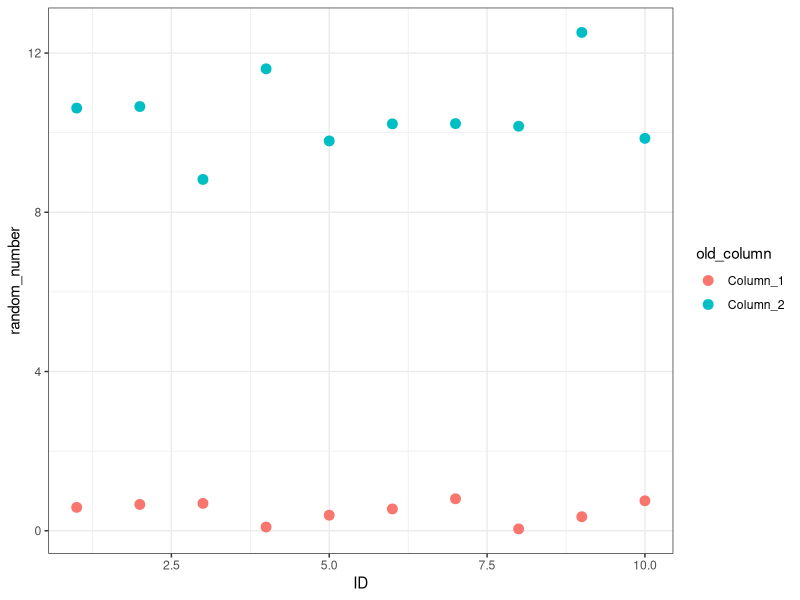

Generate this figure with R:
## ---- chunk 1
#| label: setup
#| echo: false

library(tidyverse)

## ---- chunk 2
#| echo: true

set.seed(423747)
DD <- tibble(ID = 1:10,
             Column_1 = runif(10),
             Column_2 = rnorm(10, mean = 10))
DD
## ---- chunk 3
#| echo: true

DD_long <- DD |> 
  pivot_longer(cols = -ID,
               names_to = "old_column",
               values_to = "random_number")
DD_long
## ---- chunk 4
#| echo: true
#| output-location: slide

ggplot(DD_long, aes(x = ID,
                    y = random_number,
                    color = old_column)) +
  geom_point(size = 3) +
  theme_bw()
## ---- chunk 5
#| echo: true
DD_long |> 
  pivot_wider(names_from = old_column,
              values_from = random_number)
